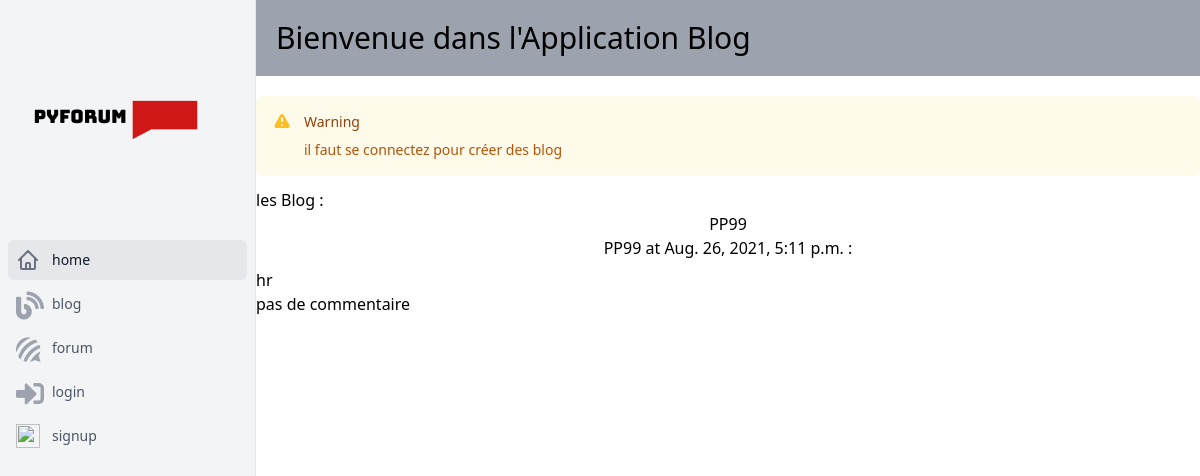
Screenshot of /blog/ with the database file from the repository.
### blog/models.py (models this page shows)
class Blog(models.Model):
    name = models.CharField(max_length=75)
    author = models.CharField(max_length=50)
    date = models.DateTimeField(verbose_name="date Blog", default=timezone.now)
    body = models.TextField(max_length=800)
    idblog = models.CharField(max_length=20)
    class Meta:
        verbose_name = "Blog"
        ordering = ['date']
    def __str__(self) -> str:
        return self.body

### blog/views.py (the view)
# urls.py: 2. Add a URL to urlpatterns:  path('blog/', include('blog.urls'))
def blog(request):
    user = request.user
    err = not user.is_authenticated
    if user.is_authenticated:
        obj = user.profil
        idname = obj.id_name
    body_blog = Blog.objects.all()
    body_blog_forum = ForumBlog.blog
    range1 = Blog.objects.all()
    range2 = ForumBlog.objects.all()
    local = locals()
    local.update({'mess': mess})
    local.update({'messErr': messErr})
    print(locals())
    return render(request, "blog.html", locals())

### blog/templates/blog/blog.html (shortened to what this page needs)
{% load static %}
{% load utills_ %}
<!DOCTYPE html>
<html>
<head>
<link rel="stylesheet" type="text/css" href="https://cdnjs.cloudflare.com/ajax/libs/tailwindcss/2.2.7/tailwind.min.css">
    <link rel="stylesheet" href="https://cdnjs.cloudflare.com/ajax/libs/font-awesome/5.15.4/css/all.min.css" />
    <link rel="stylesheet" href="{% static '/blog/css/blog.css' %}"/>
</head>
<body>
    <div class="h-screen flex overflow-hidden bg-white">
  <div class="hidden lg:flex lg:flex-shrink-0">
    <div class="flex flex-col w-64">
      <div class="flex-1 flex flex-col min-h-0 border-r border-gray-200 bg-gray-100">
        <div class="flex-1 flex flex-col pt-5 pb-4 overflow-y-auto">
          <div class="flex items-center flex-shrink-0 px-4">
            <img src="{% static 'home/pyforum_logo.png' %}" alt="pyforum logo">
          </div>
          <nav class="mt-5 flex-1" aria-label="Sidebar">
            <div class="px-2 space-y-1">
              <a href="http://127.0.0.1:8000" class="bg-gray-200 text-gray-900 group flex items-center px-2 py-2 text-sm font-medium rounded-md">
                home
              </a>
              <a href="http://127.0.0.1:8000/blog/" class="text-gray-600 hover:bg-gray-50 hover:text-gray-900 group flex items-center px-2 py-2 text-sm font-medium rounded-md">
                <div class="text-gray-400 group-hover:text-gray-500 mr-3 h-6 w-6">
                    <i class="fas fa-blog fa-2x"></i>
                </div>
                blog
              </a>
              <a href="http://127.0.0.1:8000/forum/" class="text-gray-600 hover:bg-gray-50 hover:text-gray-900 group flex items-center px-2 py-2 text-sm font-medium rounded-md">
                <div class="text-gray-400 group-hover:text-gray-500 mr-3 h-6 w-6" >
                    <i class="fab fa-forumbee fa-2x"></i>
                </div>
                forum
              </a>
              {% if not err %}
              <a href="http://127.0.0.1:8000/messenger/" class="text-gray-600 hover:bg-gray-50 hover:text-gray-900 group flex items-center px-2 py-2 text-sm font-medium rounded-md">
                <div class="text-gray-400 group-hover:text-gray-500 mr-3 h-6 w-6">
                    <i class="fas fa-envelope fa-2x"></i>
                </div>
                messenger
              </a>
              <a href="http://127.0.0.1:8000/todolist" class="text-gray-600 hover:bg-gray-50 hover:text-gray-900 group flex items-center px-2 py-2 text-sm font-medium rounded-md">
                <div class="text-gray-400 group-hover:text-gray-500 mr-3 h-6 w-6">
                    <i class="fas fa-list fa-2x"></i>
                </div>
                todo list
              </a>
              <a href="http://127.0.0.1:8000/libphoto" class="text-gray-600 hover:bg-gray-50 hover:text-gray-900 group flex items-center px-2 py-2 text-sm font-medium rounded-md">
                <div class="text-gray-400 group-hover:text-gray-500 mr-3 h-6 w-6">
                    <i class="far fa-images fa-2x"></i>
                </div>
                library photos
              </a>
              {% else %}
              <a href="http://127.0.0.1:8000/home/login?next=/forum/" class="text-gray-600 hover:bg-gray-50 hover:text-gray-900 group flex items-center px-2 py-2 text-sm font-medium rounded-md">
                <div class="text-gray-400 group-hover:text-gray-500 mr-3 h-6 w-6">
                    <i class="fas fa-sign-in-alt fa-2x"></i>
                </div>
                login
              </a>
              <a href="http://127.0.0.1:8000/home/signup" class="text-gray-600 hover:bg-gray-50 hover:text-gray-900 group flex items-center px-2 py-2 text-sm font-medium rounded-md">
                <div class="text-gray-400 group-hover:text-gray-500 mr-3 h-6 w-6">
                    <img src="https://img.icons8.com/ios/50/000000/sign-up-in-calendar.png" class="w-6 h-6 fill-current" />
                </div>
                signup
              </a>
              {% endif %}
            </div>
          </nav>
        </div>
      </div>
    </div>
  </div>
  <div class="flex flex-col min-w-0 flex-1 overflow-hidden">
    <div class="flex-1 relative z-0 flex overflow-hidden">
      <main class="flex-1 relative z-0 overflow-y-auto focus:outline-none xl:order-last">
        <div class="p-5 bg-gray-400 mb-5 text-3xl">
            <h2>Bienvenue dans l'Application Blog</h2>
        </div>
        {% if err%}
            <div class="rounded-md bg-yellow-50 p-4 mb-3">
              <div class="flex ">
                <div class="flex-shrink-0">
                </div>
                <div class="ml-3">
                  <h3 class="text-sm font-medium text-yellow-800">
                    Warning
                  </h3>
                  <div class="mt-2 text-sm text-yellow-700">
                    <p>
                      il faut se connectez pour créer des blog
                    </p>
                  </div>
                </div>
              </div>
            </div>
        {% endif %}
        <p>les Blog : <br/> </p>
        <div class="container">
        {% for a in range1 %}
        <div class="card">
            <div class="card-body">
                <div class="card-title"><h2 style="text-align: center;">{{a.name}}</h2></div>
                <div class="card-subtitle mb-2 text-muted"><h3  style="text-align: center;">{{a.author}} at {{a.date}} :</h3></div>
                <div class="card-text"> <h2>{{a.body}}</h2></div>
            </div>
            <ul class="list-group list-group-flush">
                {% for b in range2 %}
                    {% if b.blog == a %}
                        <li class="list-group-item"><p>{{b.author}} at {{b.date}} : {{b.body}}</p></li>
                    {% endif %}
                {% empty %}
                pas de commentaire
                {% endfor %}
            </ul>
        </div>
        {% endfor %}
        </div>
      </main>
    </div>
  </div>
</div>
</body>
</html>

### rows the page displays
Blog: name "PP99", author "PP99", date "Aug. 26, 2021, 5:11 p.m.", body "hr"
